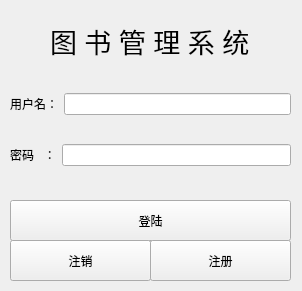
<?xml version="1.0" encoding="UTF-8"?>
<ui version="4.0">
 <class>CLibraryClient</class>
 <widget class="QWidget" name="CLibraryClient">
  <property name="geometry">
   <rect>
    <x>0</x>
    <y>0</y>
    <width>302</width>
    <height>291</height>
   </rect>
  </property>
  <property name="windowTitle">
   <string>Widget</string>
  </property>
  <widget class="QLabel" name="label">
   <property name="geometry">
    <rect>
     <x>50</x>
     <y>10</y>
     <width>211</width>
     <height>61</height>
    </rect>
   </property>
   <property name="font">
    <font>
     <pointsize>20</pointsize>
    </font>
   </property>
   <property name="text">
    <string>图 书 管 理 系 统</string>
   </property>
  </widget>
  <widget class="QWidget" name="verticalLayoutWidget">
   <property name="geometry">
    <rect>
     <x>10</x>
     <y>70</y>
     <width>281</width>
     <height>121</height>
    </rect>
   </property>
   <layout class="QVBoxLayout" name="verticalLayout_2">
    <item>
     <layout class="QHBoxLayout" name="horizontalLayout">
      <item>
       <widget class="QLabel" name="label_2">
        <property name="text">
         <string>用户名：</string>
        </property>
       </widget>
      </item>
      <item>
       <widget class="QLineEdit" name="Login_Username"/>
      </item>
     </layout>
    </item>
    <item>
     <layout class="QHBoxLayout" name="horizontalLayout_2">
      <item>
       <widget class="QLabel" name="label_3">
        <property name="text">
         <string>密码   ：</string>
        </property>
       </widget>
      </item>
      <item>
       <widget class="QLineEdit" name="Login_Password"/>
      </item>
     </layout>
    </item>
   </layout>
  </widget>
  <widget class="QPushButton" name="Button_Login">
   <property name="geometry">
    <rect>
     <x>10</x>
     <y>200</y>
     <width>281</width>
     <height>41</height>
    </rect>
   </property>
   <property name="text">
    <string>登陆</string>
   </property>
  </widget>
  <widget class="QPushButton" name="Button_Delete">
   <property name="geometry">
    <rect>
     <x>10</x>
     <y>240</y>
     <width>141</width>
     <height>41</height>
    </rect>
   </property>
   <property name="text">
    <string>注销</string>
   </property>
  </widget>
  <widget class="QPushButton" name="Button_New">
   <property name="geometry">
    <rect>
     <x>150</x>
     <y>240</y>
     <width>141</width>
     <height>41</height>
    </rect>
   </property>
   <property name="text">
    <string>注册</string>
   </property>
  </widget>
 </widget>
 <resources/>
 <connections/>
</ui>
